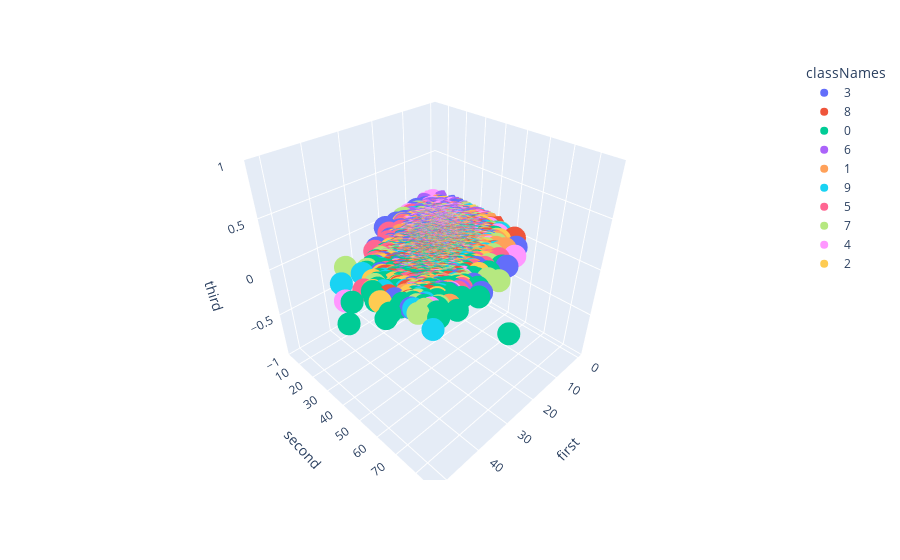

Notebook cell for this chart:
### Code cell
fig = px.scatter_3d(df, x=column_values[0], y=column_values[1], z=column_values[2],
color = classColumnName)

fig.show()

### Figure 1 — Plotly figure (JSON) as saved in the notebook; plotly's stock layout.template omitted (floating-point values rounded to 4 significant figures; data arrays with more than 128 entries replaced by an {"elided": "..."} marker saying what was removed)
{"data": [{"hovertemplate": "classNames=3<br>first=%{x}<br>second=%{y}<br>third=%{z}<extra></extra>", "legendgroup": "3", "marker": {"color": "#636efa", "symbol": "circle"}, "mode": "markers", "name": "3", "scene": "scene", "showlegend": true, "type": "scatter3d", "x": {"elided": "1000 float values"}, "y": {"elided": "1000 float values"}, "z": {"elided": "1000 int values"}}, {"hovertemplate": "classNames=8<br>first=%{x}<br>second=%{y}<br>third=%{z}<extra></extra>", "legendgroup": "8", "marker": {"color": "#EF553B", "symbol": "circle"}, "mode": "markers", "name": "8", "scene": "scene", "showlegend": true, "type": "scatter3d", "x": {"elided": "1000 float values"}, "y": {"elided": "1000 float values"}, "z": {"elided": "1000 int values"}}, {"hovertemplate": "classNames=0<br>first=%{x}<br>second=%{y}<br>third=%{z}<extra></extra>", "legendgroup": "0", "marker": {"color": "#00cc96", "symbol": "circle"}, "mode": "markers", "name": "0", "scene": "scene", "showlegend": true, "type": "scatter3d", "x": {"elided": "1000 float values"}, "y": {"elided": "1000 float values"}, "z": {"elided": "1000 int values"}}, {"hovertemplate": "classNames=6<br>first=%{x}<br>second=%{y}<br>third=%{z}<extra></extra>", "legendgroup": "6", "marker": {"color": "#ab63fa", "symbol": "circle"}, "mode": "markers", "name": "6", "scene": "scene", "showlegend": true, "type": "scatter3d", "x": {"elided": "1000 float values"}, "y": {"elided": "1000 float values"}, "z": {"elided": "1000 int values"}}, {"hovertemplate": "classNames=1<br>first=%{x}<br>second=%{y}<br>third=%{z}<extra></extra>", "legendgroup": "1", "marker": {"color": "#FFA15A", "symbol": "circle"}, "mode": "markers", "name": "1", "scene": "scene", "showlegend": true, "type": "scatter3d", "x": {"elided": "1000 float values"}, "y": {"elided": "1000 float values"}, "z": {"elided": "1000 int values"}}, {"hovertemplate": "classNames=9<br>first=%{x}<br>second=%{y}<br>third=%{z}<extra></extra>", "legendgroup": "9", "marker": {"color": "#19d3f3", "symbol": "circle"}, "mode": "markers", "name": "9", "scene": "scene", "showlegend": true, "type": "scatter3d", "x": {"elided": "1000 float values"}, "y": {"elided": "1000 float values"}, "z": {"elided": "1000 int values"}}, {"hovertemplate": "classNames=5<br>first=%{x}<br>second=%{y}<br>third=%{z}<extra></extra>", "legendgroup": "5", "marker": {"color": "#FF6692", "symbol": "circle"}, "mode": "markers", "name": "5", "scene": "scene", "showlegend": true, "type": "scatter3d", "x": {"elided": "1000 float values"}, "y": {"elided": "1000 float values"}, "z": {"elided": "1000 int values"}}, {"hovertemplate": "classNames=7<br>first=%{x}<br>second=%{y}<br>third=%{z}<extra></extra>", "legendgroup": "7", "marker": {"color": "#B6E880", "symbol": "circle"}, "mode": "markers", "name": "7", "scene": "scene", "showlegend": true, "type": "scatter3d", "x": {"elided": "1000 float values"}, "y": {"elided": "1000 float values"}, "z": {"elided": "1000 int values"}}, {"hovertemplate": "classNames=4<br>first=%{x}<br>second=%{y}<br>third=%{z}<extra></extra>", "legendgroup": "4", "marker": {"color": "#FF97FF", "symbol": "circle"}, "mode": "markers", "name": "4", "scene": "scene", "showlegend": true, "type": "scatter3d", "x": {"elided": "1000 float values"}, "y": {"elided": "1000 float values"}, "z": {"elided": "1000 int values"}}, {"hovertemplate": "classNames=2<br>first=%{x}<br>second=%{y}<br>third=%{z}<extra></extra>", "legendgroup": "2", "marker": {"color": "#FECB52", "symbol": "circle"}, "mode": "markers", "name": "2", "scene": "scene", "showlegend": true, "type": "scatter3d", "x": {"elided": "1000 float values"}, "y": {"elided": "1000 float values"}, "z": {"elided": "1000 int values"}}], "layout": {"legend": {"title": {"text": "classNames"}, "tracegroupgap": 0}, "margin": {"t": 60}, "scene": {"domain": {"x": [0, 1], "y": [0, 1]}, "xaxis": {"title": {"text": "first"}}, "yaxis": {"title": {"text": "second"}}, "zaxis": {"title": {"text": "third"}}}}}
